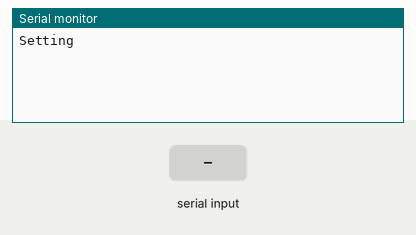
The sketch below on a simulated Arduino Uno, built with avr-gcc and run on an emulated ATmega328P. Parts: the last lines printed to the serial monitor. The test bench sets the inputs (shaded band).

Above: at 1.5 s.
1.6 s: "1" received over Serial
At 2.7 s:
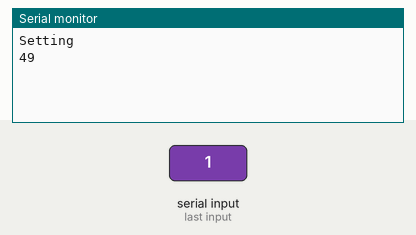
3.1 s: "0" received over Serial
At 3.9 s:
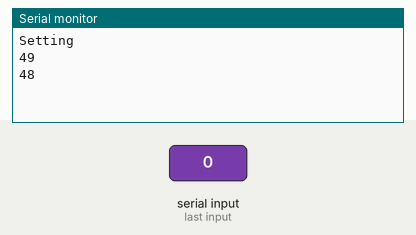
4.6 s: "2" received over Serial
At 5.0 s:
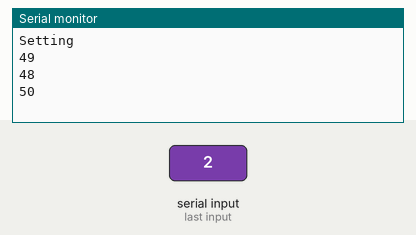

Measured:
- after the input at 1.6 s, the serial monitor: prints a new line at once (image 1)
- after the input at 3.1 s, the serial monitor: prints a new line at once (image 2)
- after the input at 4.6 s, the serial monitor: prints a new line at once (image 3)

The sketch:

test_uart.ino
```cpp
String num;
void setup() {
  // put your setup code here, to run once:
Serial.begin(9600);
Serial.println("Setting");
 delay(300);
}

void loop() {
  if(Serial.available()>0){
    num = Serial.read();
    Serial.println(num);

  }

}
```
